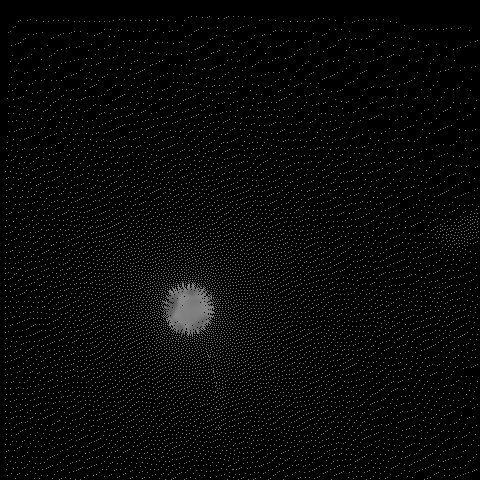
#> input picture firework_post_processing/data/original/real2/0.png, 480 x 480 px; its folder holds only this picture in this run
$ python filter.py
#> lines starting #> are read from the running program, lines starting #| are printed output that depends on the picture; after the words box and inside, x2 and y2 are one past the last pixel; in counts of white or black regions, pixels touching at a corner belong together
#> in main, img is the input picture: shape (480, 480, 3); min 0, max 137, mean 6.6
import os
import cv2 as cv
from imfill import imfill

# 当前遍历到的像素是否有效
def is_valid(cur_pix, tmp_pix):
    threshold = 5
    if tmp_pix < min_depth and tmp_pix > max_depth:
        return False
    if abs(int(cur_pix) - int(tmp_pix)) > threshold:  #图像像素值是ubyte类型，ubyte类型数据范围为0~255, 强制为整形
        return False
    return True

def filter(img, ks=1, type='avg'):
#> called with ks = 1, type = 'avg'
    print('执行滤波：' + type)
    rows = img.shape[0]
#> rows = 480
    cols = img.shape[1]
#> cols = 480
    tmp = img.copy() # 备份一个临时的图片, 一定要用copy操作

    for i in range(rows):
        for j in range(cols):
         # 1.当前像素所表示深度是无效
         if tmp[i][j][0] < min_depth and tmp[i][j][0] > max_depth:
             img[i][j] = [0, 0, 0]
             tmp[i][j] = [0, 0, 0]
         # 2.当前像素深度，进行均值滤波
         else:
             # 设置核边界
             top, bottom, left, right = max(0, i - ks), min(i + ks, rows - 1), max(0, j - ks), min(j + ks,cols - 1)
             cur_pix = tmp[i][j][0]
             count = 0
             useful_pix = []
             for m in range(top, bottom + 1):
                 for n in range(left, right + 1):
                     if is_valid(cur_pix, tmp[m][n][0]) is True:
                         count = count + 1
                         useful_pix.append(tmp[m][n][0])

             if count > 2: # 有效像素多余1个
                 ans = 0
                 if type == 'avg': # 均值滤波
                    for val in useful_pix:
                        ans = ans + val
                    ans = ans // count
                 if type == 'mid': # 中值滤波
                     ans = useful_pix[count//2]
                 img[i][j] = [ans, ans, ans]
             else:
                 img[i][j] = [0, 0, 0]
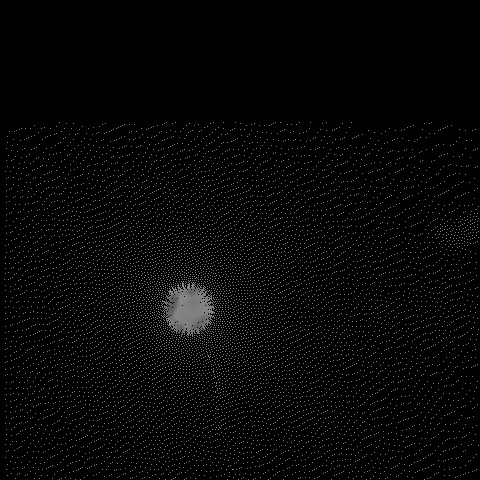
#> img: shape (480, 480, 3); 0.44% of pixels changed, all inside (x1, y1, x2, y2) = (7, 16, 478, 122)


min_depth = 30
max_depth = 220
ks = 1 # kernel_size
def main():
    input_folder = './data/original/real2'
    output_folder = input_folder.replace('original', 'post')
    os.makedirs(output_folder, exist_ok=True)
    for i in range(30):
        img_path = input_folder + '/'+ str(i) + '.png'
        img = cv.imread(img_path)
        # imfill(img, ks=1, type='mid') # 空洞填充
        filter(img, ks=1, type='avg') # 滤波

        cv.imwrite(img_path.replace('original', 'post'), img)

    cv.namedWindow("img", cv.WINDOW_NORMAL)
    cv.imshow("img", img)
    print('size:', img.shape)
    print('type:', img.dtype)
    print('End')
    cv.waitKey(0)
    cv.destroyAllWindows()


if __name__ == '__main__':
#> (the run stopped early here; a loop or call above may not have finished)
